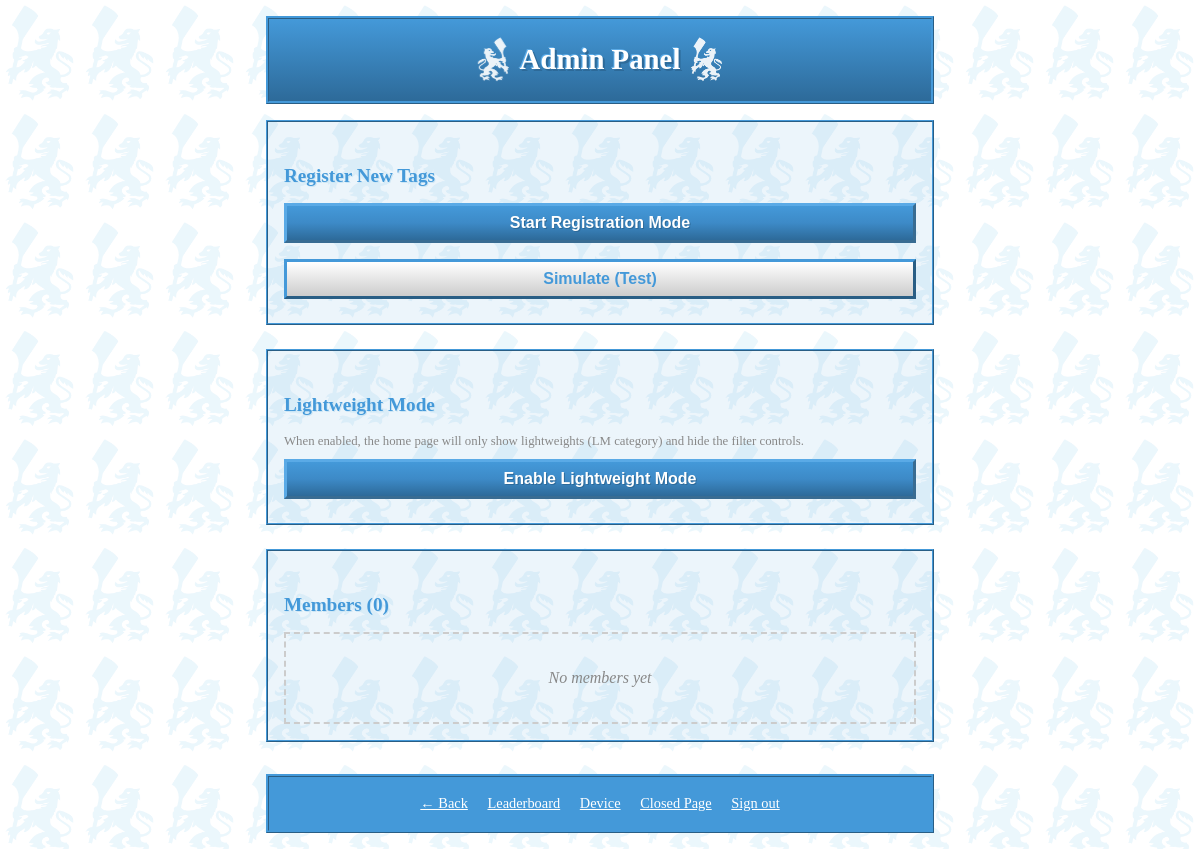
Before: /admin (signed in) with the older database file.
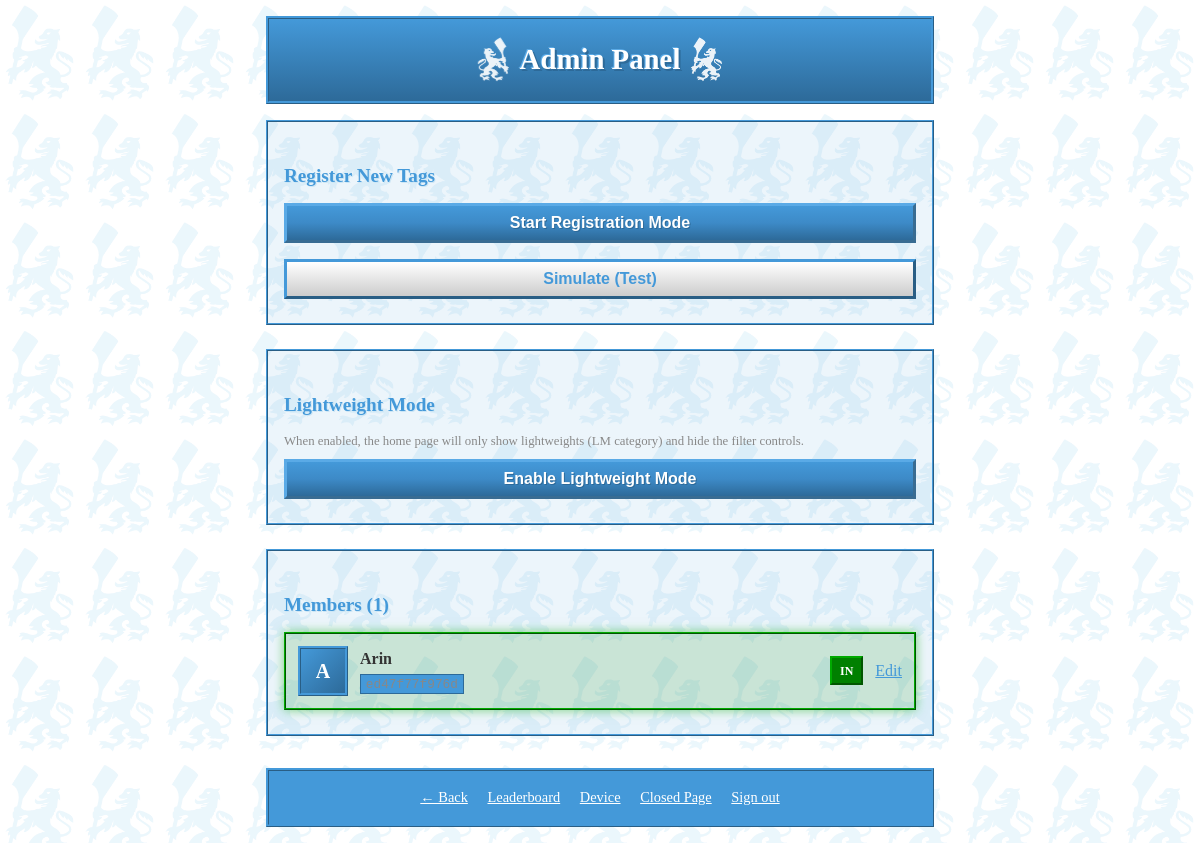
After: the same page with the newer database file.
### tables this page shows
CREATE TABLE presence (
                member_id TEXT PRIMARY KEY,
                is_present BOOLEAN DEFAULT 0,
                last_scan TIMESTAMP,
                checked_in_at TIMESTAMP,
                FOREIGN KEY (member_id) REFERENCES members(id)
            );

CREATE TABLE members (
                id TEXT PRIMARY KEY,
                name TEXT NOT NULL,
                profile_picture TEXT DEFAULT NULL,
                rowing_category TEXT DEFAULT NULL,
                created_at TIMESTAMP DEFAULT CURRENT_TIMESTAMP
            , boat_class TEXT DEFAULT NULL, total_seconds INTEGER DEFAULT 0, passkey TEXT DEFAULT NULL);

### app/web.py (the view)
@app.route("/admin")
@admin_required
def admin():
    members = get_all_members()
    pending = get_pending_tags()
    reg_mode = is_registration_mode()
    lw_mode = get_lightweight_mode()
    return render_template("admin.html", members=members, pending=pending, registration_mode=reg_mode, lightweight_mode=lw_mode)

### app/models.py (called while the page is built)
@contextmanager
def get_db():
    conn = sqlite3.connect(DB_PATH)
    conn.row_factory = sqlite3.Row
    conn.execute("PRAGMA journal_mode=WAL")
    conn.execute("PRAGMA synchronous=FULL")
    try:
        yield conn
    finally:
        conn.close()

def get_pending_tags() -> list[dict]:
    with get_db() as conn:
        cursor = conn.cursor()
        cursor.execute("SELECT id, created_at FROM pending_tags ORDER BY created_at DESC")
        return [dict(row) for row in cursor.fetchall()]

def get_all_members() -> list[dict]:
    with get_db() as conn:
        cursor = conn.cursor()
        cursor.execute("""
            SELECT m.id, m.name, m.profile_picture, m.rowing_category, p.is_present, p.last_scan, p.checked_in_at
            FROM members m
            JOIN presence p ON m.id = p.member_id
            ORDER BY m.name
        """)
        return [dict(row) for row in cursor.fetchall()]

def get_lightweight_mode() -> bool:
    with get_db() as conn:
        cursor = conn.cursor()
        cursor.execute("""
            CREATE TABLE IF NOT EXISTS settings (
                key TEXT PRIMARY KEY,
                value TEXT
            )
        """)
        cursor.execute("SELECT value FROM settings WHERE key = 'lightweight_mode'")
        row = cursor.fetchone()
        return row and row[0] == '1' if row else False

### app/rfid_scanner.py (called while the page is built)
def is_registration_mode():
    with registration_lock:
        return registration_mode

### app/web.py (called while the page is built)
def admin_required(f):
    @wraps(f)
    def decorated_function(*args, **kwargs):
        if not session.get("is_admin"):
            return redirect(url_for("admin_login"))
        return f(*args, **kwargs)
    return decorated_function

@app.before_request
def check_open_hours():
    open_paths = ['/static/', '/admin', '/closed']
    path = request.path
    if any(path.startswith(p) for p in open_paths):
        return None
    if not is_open_hours():
        return render_template("closed.html"), 200

### templates/admin.html (shortened to what this page needs)
<!DOCTYPE html>
<html lang="en">
<head>
    <link rel="stylesheet" href="/static/style.css">
</head>
<body>
    <header>
        <div class="header-content">
            <img src="/static/c150lion1.png" alt="C150 Lion" class="header-lion left">
            <h1>Admin Panel</h1>
            <img src="/static/c150lion1.png" alt="C150 Lion" class="header-lion right">
        </div>
    </header>
    <section>
        <h2>Register New Tags</h2>
        {% if registration_mode %}
        <div class="reg-active">Registration Mode ON - Tap a tag</div>
        <form method="POST" action="/admin/register/stop">
            <button type="submit" class="btn-secondary">Stop Registration</button>
        </form>
        {% else %}
        <form method="POST" action="/admin/register/start">
            <button type="submit">Start Registration Mode</button>
        </form>
        <form method="POST" action="/admin/register/simulate" style="margin-top:0.5rem">
            <button type="submit" class="btn-secondary">Simulate (Test)</button>
        </form>
        {% endif %}
    </section>
    <section>
        <h2>Lightweight Mode</h2>
        <p class="hint">When enabled, the home page will only show lightweights (LM category) and hide the filter controls.</p>
        {% if lightweight_mode %}
        <div class="reg-active">Lightweight Mode ON - Only showing LM</div>
        <form method="POST" action="/admin/lightweight_mode/disable">
            <button type="submit" class="btn-secondary">Disable Lightweight Mode</button>
        </form>
        {% else %}
        <form method="POST" action="/admin/lightweight_mode/enable">
            <button type="submit">Enable Lightweight Mode</button>
        </form>
        {% endif %}
    </section>
    <section>
        <h2>Members ({{ members|length }})</h2>
        {% if members %}
            {% for member in members %}
            <div class="card {% if member.is_present %}active{% endif %}" onclick="simulateScan('{{ member.id }}')" style="cursor:pointer">
                <div class="photo">
                    {% if member.profile_picture %}
                    <img src="/static/uploads/{{ member.profile_picture }}" alt="{{ member.name }}">
                    {% else %}
                    {{ member.name[0] }}
                    {% endif %}
                </div>
                <div>
                    <strong>{{ member.name }}</strong><br>
                    <code class="hint">{{ member.id }}</code>
                </div>
                <span class="status {% if member.is_present %}in{% endif %}">
                    {% if member.is_present %}IN{% else %}OUT{% endif %}
                </span>
                <a href="/admin/member/{{ member.id }}/edit" class="btn-small" onclick="event.stopPropagation()">Edit</a>
            </div>
            {% endfor %}
        {% else %}
        <div class="empty">No members yet</div>
        {% endif %}
    </section>
    <footer>
        <a href="/">← Back</a>
        <a href="/leaderboard">Leaderboard</a>
        <a href="/admin/device">Device</a>
        <a href="/closed">Closed Page</a>
        <a href="/admin/logout">Sign out</a>
    </footer>
</body>
</html>

### static/style.css (style rules this page uses)
* { box-sizing: border-box; margin: 0; padding: 0; }
body { background-color: #FFFFFF; background-image: url('/static/c150lion1.png'); background-repeat: repeat; background-position: 0 0; background-attachment: fixed; background-size: 80px; color: #333333; line-height: 1.5; padding: 1rem; max-width: 700px; margin: 0 auto; min-height: 100vh; }
body::before { content: ''; position: fixed; top: 0; left: 0; right: 0; bottom: 0; background: rgba(255, 255, 255, 0.92); pointer-events: none; z-index: -1; }
h1 { font-size: 1.8rem; margin-bottom: 1rem; color: #4499D9; text-shadow: 2px 2px #cce6f5, -1px -1px #FFFFFF; text-align: center; }
h2 { font-size: 1.2rem; margin: 1.5rem 0 0.75rem; color: #4499D9; text-shadow: 1px 1px #cce6f5; }
p { margin-bottom: 0.5rem; }
a { color: #4499D9; text-decoration: underline; }
code { background: #4499D9; color: #FFFFFF; padding: 0.1rem 0.3rem; border-radius: 0; font-size: 0.9rem; font-family: 'Courier New', monospace; border: 1px solid #2d6a99; }
header { border: 3px ridge #4499D9; background: linear-gradient(180deg, #4499D9 0%, #2d6a99 100%); padding: 1rem; margin-bottom: 1rem; text-align: center; }
.header-content { display: flex; align-items: center; justify-content: center; gap: 0.5rem; }
.header-lion { height: 50px; width: auto; filter: brightness(0) invert(1); opacity: 0.9; }
.header-lion.left { transform: scaleX(-1); }
header h1 { color: #FFFFFF; text-shadow: 2px 2px #2d6a99, -1px -1px #5aaae6; margin: 0; }
footer { border: 3px ridge #4499D9; background: #4499D9; padding: 1rem; margin-top: 2rem; text-align: center; font-size: 0.9rem; }
footer a { margin: 0 0.5rem; color: #FFFFFF; }
section { margin-bottom: 1.5rem; background: rgba(68, 153, 217, 0.1); border: 2px ridge #4499D9; padding: 1rem; }
input, button, select { padding: 0.5rem; font-size: 1rem; margin-bottom: 0.5rem; }
button { background: linear-gradient(180deg, #4499D9 0%, #3d8ac7 50%, #2d6a99 100%); color: #FFFFFF; border: 3px outset #5aaae6; cursor: pointer; width: 100%; font-weight: bold; text-shadow: 1px 1px #2d6a99; }
button.btn-secondary { background: linear-gradient(180deg, #FFFFFF 0%, #e6e6e6 50%, #cccccc 100%); color: #4499D9; text-shadow: none; border-color: #4499D9; }
.card { border: 2px ridge #4499D9; background: rgba(68, 153, 217, 0.15); padding: 0.75rem; margin-bottom: 0.5rem; display: flex; align-items: center; gap: 0.75rem; }
.card.active { background: rgba(0, 128, 0, 0.15); border-color: #0a0; box-shadow: 0 0 10px rgba(0, 170, 0, 0.5); }
.photo { width: 50px; height: 50px; border-radius: 0; border: 3px ridge #4499D9; background: linear-gradient(135deg, #4499D9 0%, #2d6a99 100%); display: flex; align-items: center; justify-content: center; font-size: 1.25rem; font-weight: bold; color: #FFFFFF; overflow: hidden; flex-shrink: 0; }
.status { font-size: 0.75rem; padding: 0.2rem 0.5rem; background: #e0e0e0; color: #666; border: 2px outset #ccc; margin-left: auto; font-weight: bold; }
.status.in { background: #008000; color: #fff; border-color: #00aa00; animation: blink 1s infinite; }
.hint { font-size: 0.8rem; color: #888; }

Changed rows visible on the page:
added presence: name "A", name "Arin", is_present "IN"
Other visible differences:
{{ members|length }}: "0" → "1"
text no longer shown: "No members yet"
